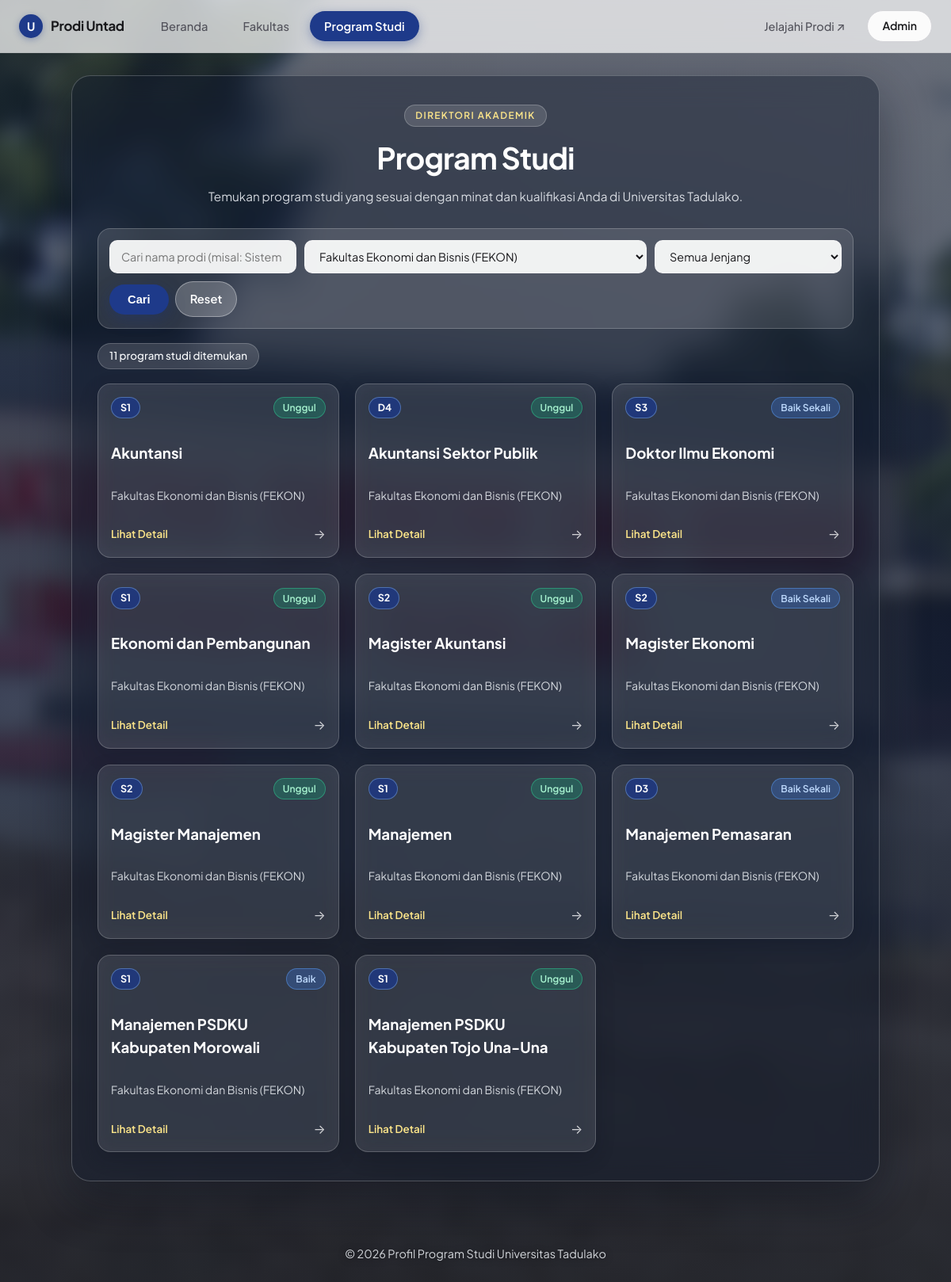
Page /index.php?c=prodi&fakultas=1 on the committed database.
### tables this page shows
CREATE TABLE `fakultas` (
  `id` int NOT NULL AUTO_INCREMENT,
  `nama_fakultas` varchar(100) NOT NULL,
  `foto_fakultas` varchar(255) DEFAULT NULL,
  PRIMARY KEY (`id`)
);

CREATE TABLE `prodi` (
  `id` int NOT NULL AUTO_INCREMENT,
  `fakultas_id` int NOT NULL,
  `nama_prodi` varchar(150) NOT NULL,
  `jenjang` varchar(20) NOT NULL DEFAULT 'S1',
  `akreditasi` varchar(50) DEFAULT 'Baik',
  `gelar_lulusan` varchar(50) DEFAULT NULL,
  `ukt` varchar(100) DEFAULT NULL,
  `deskripsi` text,
  `visi_misi` text,
  `kurikulum` text,
  `prospek_kerja` text,
  `jalur_penerimaan` text,
  `foto_gedung` varchar(255) DEFAULT NULL,
  `maps_embed_url` text,
  PRIMARY KEY (`id`),
  KEY `fk_prodi_fakultas` (`fakultas_id`),
  CONSTRAINT `fk_prodi_fakultas` FOREIGN KEY (`fakultas_id`) REFERENCES `fakultas` (`id`) ON DELETE RESTRICT
);

### app/controllers/Controller.php (called while the page is built)
<?php
abstract class Controller {
    protected function render(string $view, array $data = [], string $layout = 'layout'): void {
        extract($data);
        require __DIR__ . "/../views/$layout/header.php";
        require __DIR__ . "/../views/$view.php";
        require __DIR__ . "/../views/$layout/footer.php";
    }
}

### app/controllers/ProdiController.php (called while the page is built, shortened)
<?php
require_once __DIR__ . '/Controller.php';
require_once __DIR__ . '/../models/Prodi.php';
class ProdiController extends Controller {
    public function index(): void {
        $q           = trim($_GET['q'] ?? '');
        $fakultasId  = (int)($_GET['fakultas'] ?? 0);
        $jenjangList = Prodi::jenjangList();
        $jenjang     = $_GET['jenjang'] ?? '';
        if (!in_array($jenjang, $jenjangList, true)) $jenjang = '';
        $this->render('prodi/index', [
            'prodi'       => Prodi::search($q, $fakultasId, $jenjang),
            'fakultas'    => Fakultas::all(),
            'jenjangList' => $jenjangList,
            'q'           => $q,
            'fakultasId'  => $fakultasId,
            'jenjang'     => $jenjang,
        ]);
    }
}

### index.php (called while the page is built, shortened)
<?php
require_once __DIR__ . '/config/database.php';
require_once __DIR__ . '/app/helpers/functions.php';
$a = $_GET['a'] ?? 'index';
$controller = new $controllerName();
$controller->$a();

### app/models/Fakultas.php (called while the page is built, shortened)
<?php
class Fakultas {
    public static function all(): array {
        return getDB()->query(
            "SELECT id, nama_fakultas AS nama, foto_fakultas AS foto
             FROM fakultas ORDER BY nama_fakultas"
        )->fetchAll();
    }
}

### app/helpers/functions.php (called while the page is built, shortened)
<?php
function e($s): string {
    return htmlspecialchars((string)$s, ENT_QUOTES, 'UTF-8');
}
function img_url(?string $path): string {
    $segments = array_map('rawurlencode', explode('/', $path));
    return 'public/images/' . implode('/', $segments);
}

### config/database.php (called while the page is built)
<?php
function getDB(): PDO {
    static $pdo = null;
    if ($pdo === null) {
        $pdo = new PDO(
            'mysql:host=localhost;dbname=db_tubes_rpl;charset=utf8mb4',
            'root',
            '',
            [
                PDO::ATTR_ERRMODE => PDO::ERRMODE_EXCEPTION,
                PDO::ATTR_DEFAULT_FETCH_MODE => PDO::FETCH_ASSOC,
            ]
        );
    }
    return $pdo;
}

### app/models/Prodi.php (called while the page is built, shortened)
<?php
class Prodi {
    public static function search(string $keyword = '', int $fakultasId = 0, string $jenjang = ''): array {
        $sql = "SELECT p.*, p.nama_prodi AS nama, f.nama_fakultas AS fakultas_nama
                FROM prodi p
                JOIN fakultas f ON f.id = p.fakultas_id
                WHERE 1=1";
        $params = [];
        if ($fakultasId > 0) {
            $sql .= " AND p.fakultas_id = ?";
            $params[] = $fakultasId;
        }
        $sql .= " ORDER BY p.nama_prodi";
        $st = getDB()->prepare($sql);
        $st->execute($params);
        return $st->fetchAll();
    }
}

### app/views/prodi/index.php (the view, shortened to what this page needs)
<?php
$bgFoto = '';
if (!empty($profil['foto'])) {
    $bgFoto = e(img_url($profil['foto']));
} elseif (!empty($fakultas)) {
    foreach ($fakultas as $fItem) {
        if (!empty($fItem['foto'])) {
            $bgFoto = e(img_url($fItem['foto']));
            break;
        }
    }
}
$punyaFilterAktif = (trim((string)($q ?? '')) !== '') || ((int)($fakultasId ?? 0) > 0) || (trim((string)($jenjang ?? '')) !== '');
if (!function_exists('kelas_akreditasi')) {
    function kelas_akreditasi(string $akreditasi): string
    {
        $teks = strtolower(trim($akreditasi));
        if (str_contains($teks, 'unggul') || $teks === 'a') {
            return 'badge-unggul';
        }
        if (str_contains($teks, 'baik sekali') || str_contains($teks, 'baik')) {
            return 'badge-baik-sekali';
        }
        return 'badge-standar';
    }
}
?>
<div class="subpage-stage <?= $bgFoto ? 'has-page-bg' : '' ?>">
    <?php if ($bgFoto): ?>
        <div class="page-fixed-bg" style="background-image: url('<?= $bgFoto ?>');" aria-hidden="true"></div>
        <div class="page-fixed-overlay" aria-hidden="true"></div>
    <?php endif; ?>
    <section class="glass-panel">
        <div class="glass-head">
            <span class="glass-eyebrow">Direktori Akademik</span>
            <h1>Program Studi</h1>
            <p>Temukan program studi yang sesuai dengan minat dan kualifikasi Anda di Universitas Tadulako.</p>
        </div>
        <form class="glass-filter" method="get" action="index.php">
            <input type="text" name="q" placeholder="Cari nama prodi (misal: Sistem Informasi)..." value="<?= e($q) ?>">
            <select name="fakultas">
                <?php foreach ($fakultas as $f): ?>
                    <option value="<?= (int)$f['id'] ?>" <?= (int)$f['id'] === (int)$fakultasId ? 'selected' : '' ?>>
                        <?= e($f['nama']) ?>
                    </option>
                <?php endforeach; ?>
            </select>
            <select name="jenjang">
                <option value="">Semua Jenjang</option>
            </select>
            <div class="filter-actions">
                <button class="btn btn-primary-pill" type="submit">Cari</button>
                <?php if ($punyaFilterAktif): ?>
                    <a class="btn btn-reset-pill" href="index.php?c=prodi">Reset</a>
                <?php endif; ?>
            </div>
        </form>
        <div class="result-meta">
            <span class="count-pill"><?= count($prodi) ?> program studi ditemukan</span>
        </div>
        <?php if (!$prodi): ?>
            <div class="glass-empty">
                <p>Tidak ada program studi yang cocok dengan filter yang dipilih.</p>
                <a class="btn btn-reset-pill" href="index.php?c=prodi">Tampilkan Semua Prodi</a>
            </div>
        <?php else: ?>
            <div class="grid prodi-grid">
                <?php foreach ($prodi as $p): ?>
                    <?php
                    $akre = trim((string)($p['akreditasi'] ?? ''));
                    $badgeClass = kelas_akreditasi($akre);
                    ?>
                    <a class="glass-card prodi-card" href="index.php?c=prodi&a=detail&id=<?= (int)$p['id'] ?>">
                        <div class="prodi-top">
                            <span class="jenjang-pill"><?= e($p['jenjang']) ?></span>
                            <?php if ($akre !== ''): ?>
                                <span class="akre-badge <?= e($badgeClass) ?>"><?= e($akre) ?></span>
                            <?php endif; ?>
                        </div>
                        <h3><?= e($p['nama']) ?></h3>
                        <p class="prodi-fakultas"><?= e($p['fakultas_nama']) ?></p>
                        <div class="glass-card-foot">
                            <span class="detail-link-text">Lihat Detail</span>
                            <span class="card-arrow">&rarr;</span>
                        </div>
                    </a>
                <?php endforeach; ?>
            </div>
        <?php endif; ?>
    </section>
</div>

### rows in the picture
fakultas: foto_fakultas (picture)
prodi: jenjang "S1", akreditasi "Unggul", nama_prodi "Akuntansi", fakultas.nama_fakultas "Fakultas Ekonomi dan Bisnis (FEKON)"
prodi: jenjang "D4", akreditasi "Unggul", nama_prodi "Akuntansi Sektor Publik", fakultas.nama_fakultas "Fakultas Ekonomi dan Bisnis (FEKON)"
prodi: jenjang "S3", akreditasi "Baik Sekali", nama_prodi "Doktor Ilmu Ekonomi", fakultas.nama_fakultas "Fakultas Ekonomi dan Bisnis (FEKON)"
prodi: jenjang "S1", akreditasi "Unggul", nama_prodi "Ekonomi dan Pembangunan", fakultas.nama_fakultas "Fakultas Ekonomi dan Bisnis (FEKON)"
prodi: jenjang "S2", akreditasi "Unggul", nama_prodi "Magister Akuntansi", fakultas.nama_fakultas "Fakultas Ekonomi dan Bisnis (FEKON)"
prodi: jenjang "S2", akreditasi "Baik Sekali", nama_prodi "Magister Ekonomi", fakultas.nama_fakultas "Fakultas Ekonomi dan Bisnis (FEKON)"
prodi: jenjang "S2", akreditasi "Unggul", nama_prodi "Magister Manajemen", fakultas.nama_fakultas "Fakultas Ekonomi dan Bisnis (FEKON)"
prodi: jenjang "S1", akreditasi "Unggul", nama_prodi "Manajemen", fakultas.nama_fakultas "Fakultas Ekonomi dan Bisnis (FEKON)"
prodi: jenjang "D3", akreditasi "Baik Sekali", nama_prodi "Manajemen Pemasaran", fakultas.nama_fakultas "Fakultas Ekonomi dan Bisnis (FEKON)"
prodi: jenjang "S1", akreditasi "Baik", nama_prodi "Manajemen PSDKU Kabupaten Morowali", fakultas.nama_fakultas "Fakultas Ekonomi dan Bisnis (FEKON)"
prodi: jenjang "S1", akreditasi "Unggul", nama_prodi "Manajemen PSDKU Kabupaten Tojo Una-Una", fakultas.nama_fakultas "Fakultas Ekonomi dan Bisnis (FEKON)"

### other values in the picture
count($prodi) "11"
form field fakultas "Fakultas Ekonomi dan Bisnis (FEKON)"
